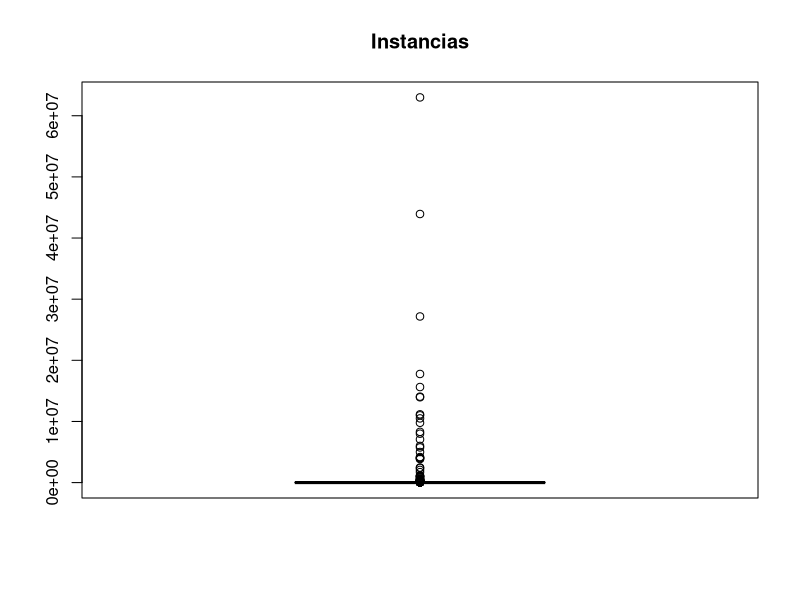
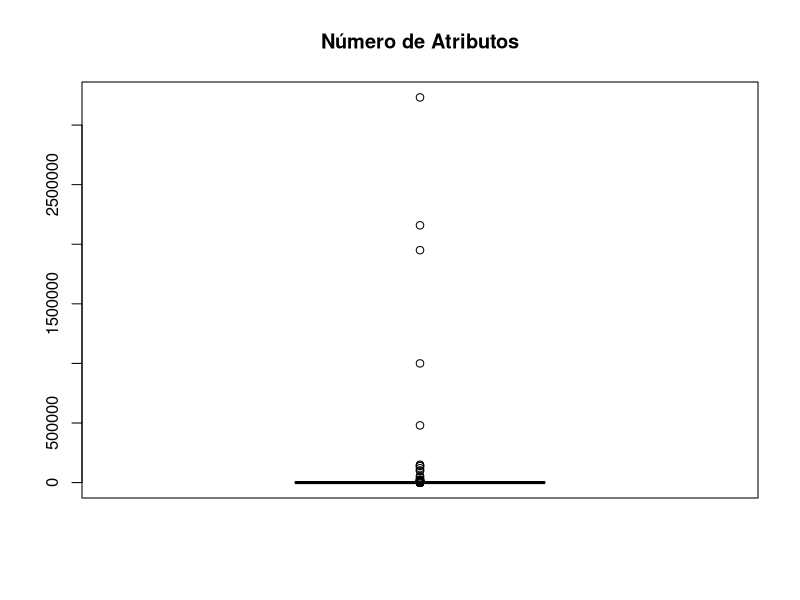
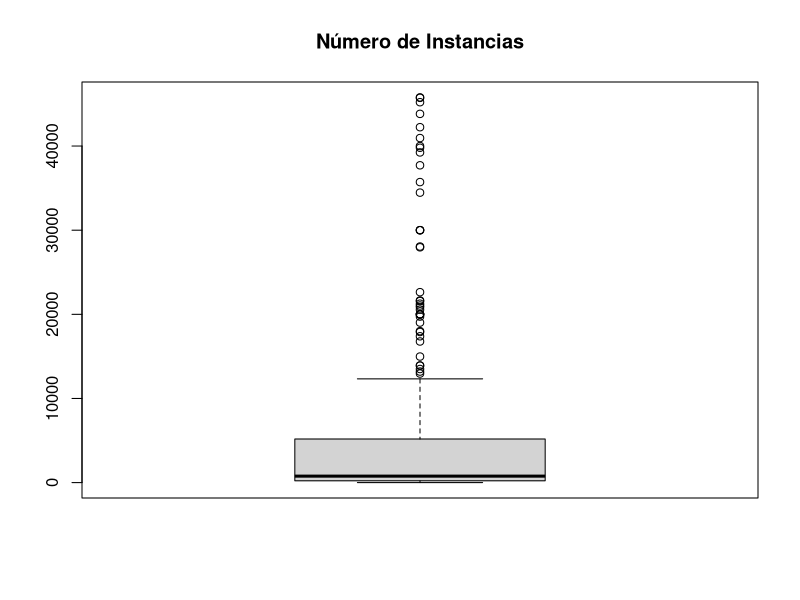
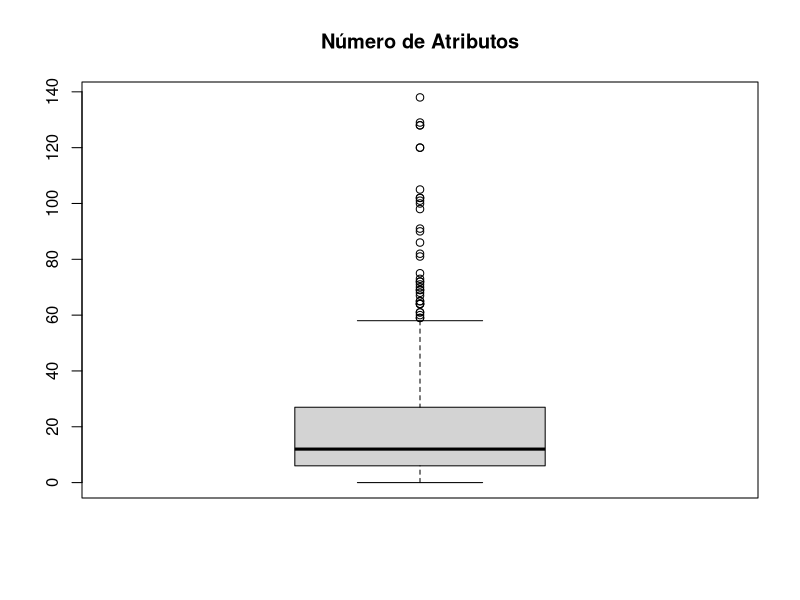
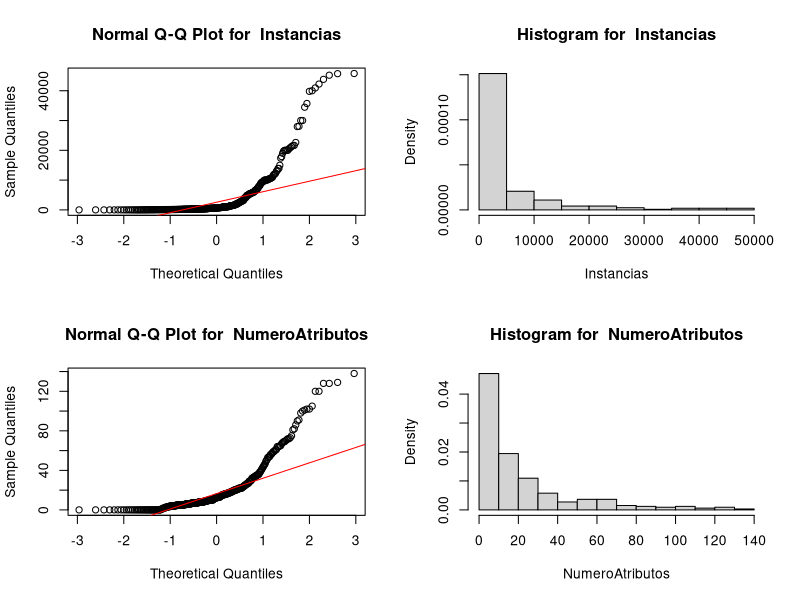
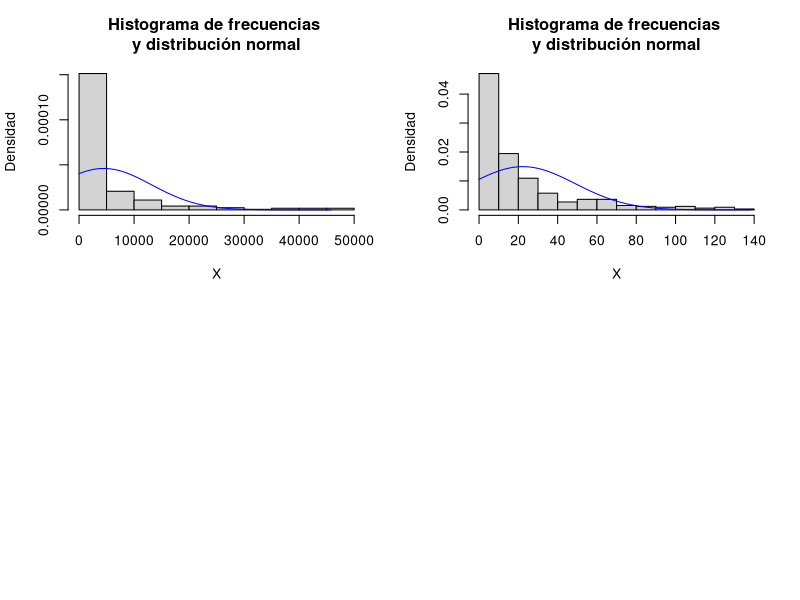
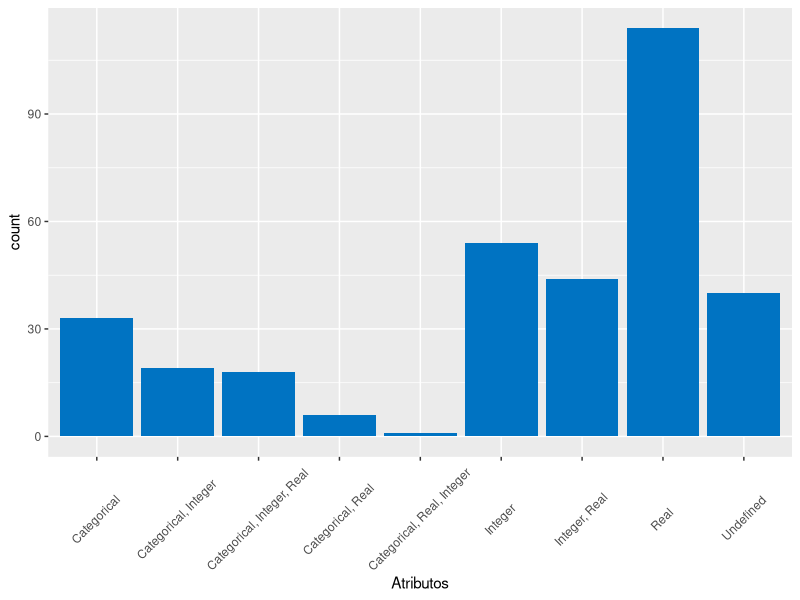
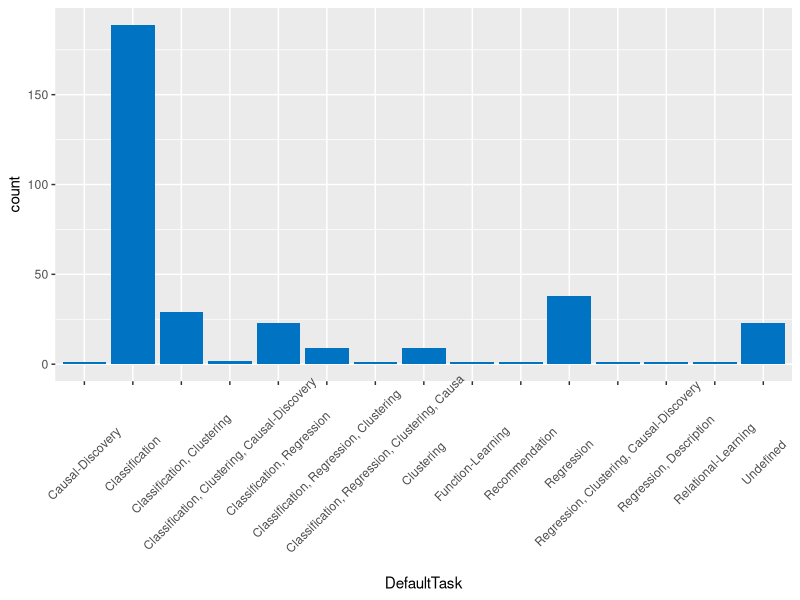

Source code (R) for these figures, in order:
## ---- chunk 1
knitr::opts_chunk$set(echo = TRUE)
library(ggplot2)
library(nortest)

## ---- chunk 2
#cargamos los datos y añadimos las columnas
datos <- read.csv('Machine_Learning_Repository.csv',stringsAsFactors = FALSE)

names(datos) <- c('Nombre', 'TipoDato','DefaultTask', 'Atributos', 'Instancias', 'NumeroAtributos')

sapply(datos, function(x) class(x))

#observamos datos medios del dataframe
summary(datos)

#observamos la estructura del dataframe
str(datos, vec.len = 2, strict.width = "no", width = 30)

#cantidad de datos iniciales
datosIniciales <- length(datos)

#Primero datos de los datos iniciales
head(datos)
## ---- chunk 3
#Integración y normalización de los datos
nrow(datos)

#Eliminación de rows sin Nombre
datos <-datos[!(datos$Nombre == "Undocumented"),]
nrow(datos)

#Eliminación de rows con única información Nombre y Tipo de dato
datos <-datos[!((datos$DefaultTask == " " & datos$Atributos== " ") & is.na(datos$Instancias) & is.na(datos$NumeroAtributos)),]
nrow(datos)

#Eliminación de campos sin Atributos ni Instancias
datos <-datos[!((datos$Atributos== " ") & is.na(datos$Instancias)),]
nrow(datos)

#Normalización del campo Atributos vacios a Undefined
datos$Atributos <- ifelse(datos$Atributos == " ", "Undefined", datos$Atributos)

#Normalización del campo Instancias vacios a '0'
datos$Instancias <- ifelse(is.na(datos$Instancias), 0, datos$Instancias)

#Normalización del campo Número de Atributos vacios a '0'
datos$NumeroAtributos <- ifelse(is.na(datos$NumeroAtributos), 0, datos$NumeroAtributos)

#Normalización del campo DefaultTask vacios a Undefined
datos$DefaultTask <- ifelse(datos$DefaultTask == " ", "Undefined", datos$DefaultTask)
## ---- chunk 4
#Limpieza de los datos

#Busqueda de valores extremos
# instancias enormes, esto puede no ser un problema?¿
extremosInst <- boxplot.stats(datos$Instancias)$out
boxplot(datos$Instancias, main='Instancias')
#observamos valores extremos en el número de atributos
extremosNA <- boxplot.stats(datos$NumeroAtributos)$out
#Pintamos el boxplot
boxplot(datos$NumeroAtributos, main='Número de Atributos')

#Observamos el valor mínimo dentro de los valores extremos
min(extremosInst)
#Calculamos la media de los valores actuales
mean(datos$Instancias)

#Eliminamos los valores extremos en las Instancias
datos <-datos[!((datos$Instancias >= min(extremosInst))),]
nrow(datos)
#Nueva media recalculada
mean(datos$Instancias)
#Volvemos pintar el boxplot
boxplot(datos$Instancias, main='Número de Instancias')

#Observamos el valor mínimo dentro de los valores extremos
min(extremosNA)
#Calculamos la media de los valores actuales
mean(datos$NumeroAtributos)

#Eliminamos los valores extremos en los NumeroAtributos
datos <-datos[!((datos$NumeroAtributos >= min(extremosNA))),]
nrow(datos)
#Nueva media recalculada
mean(datos$NumeroAtributos)
#Volvemos pintar el boxplot
boxplot(datos$NumeroAtributos, main='Número de Atributos')



## ---- chunk 5
#Búsqueda de dentor de las variables cuantitavias distribuciones normales

alpha = 0.05
col.names = colnames(datos)
for (i in 1:ncol(datos)) {
  if (i == 1) cat("Variables que no siguen una distribución normal:\n")
  if (is.integer(datos[,i]) | is.numeric(datos[,i])) {
    p_val = ad.test(datos[,i])$p.value
      if (p_val < alpha) {
        cat(col.names[i] )
        # Format output
        if (i < ncol(datos) - 1) cat(", ")
        if (i %% 1 == 0) cat(" \n")
    }
  }
}
## ---- chunk 6
#Revisión de datos normalizados

par(mfrow=c(2,2))
for(i in 1:ncol(datos)) {
  if (is.numeric(datos[,i])){
    qqnorm(datos[,i],main = paste("Normal Q-Q Plot for ",colnames(datos)[i]))
    qqline(datos[,i],col="red")
    hist(datos[,i],
      main=paste("Histogram for ", colnames(datos)[i]),
      xlab=colnames(datos)[i], freq = FALSE)
  }
}
## ---- chunk 7
shapiro.test(datos$Instancias)
shapiro.test(datos$NumeroAtributos)
## ---- chunk 8
#Función para imprimir histogramas
plotn <- function(x,main="Histograma de frecuencias \ny distribución normal",
                  xlab="X",ylab="Densidad") {
                  min <- min(x)
                  max <- max(x)
                  media <- mean(x)
                  dt <- sd(x)
                  hist(x,freq=F,main=main,xlab=xlab,ylab=ylab)
                  curve(dnorm(x,media,dt), min, max,add = T,col="blue")
                }
## ---- chunk 9
#Representación visual de los datos
plotn(datos$Instancias)
plotn(datos$NumeroAtributos)
ggplot(datos, aes(Atributos)) +geom_bar(fill = "#0073C2FF") + theme(axis.text.x = element_text(angle=45, vjust = 0.5))
ggplot(datos, aes(DefaultTask)) +geom_bar(fill = "#0073C2FF")  + theme(axis.text.x = element_text(angle=45, vjust = 0.6))
ggplot(datos, aes(NumeroAtributos)) +geom_bar(fill = "#0073C2FF") 

## ---- chunk 10
# Exportación de los datos limpios en .csv
write.csv(datos, "dataset_clean.csv")
